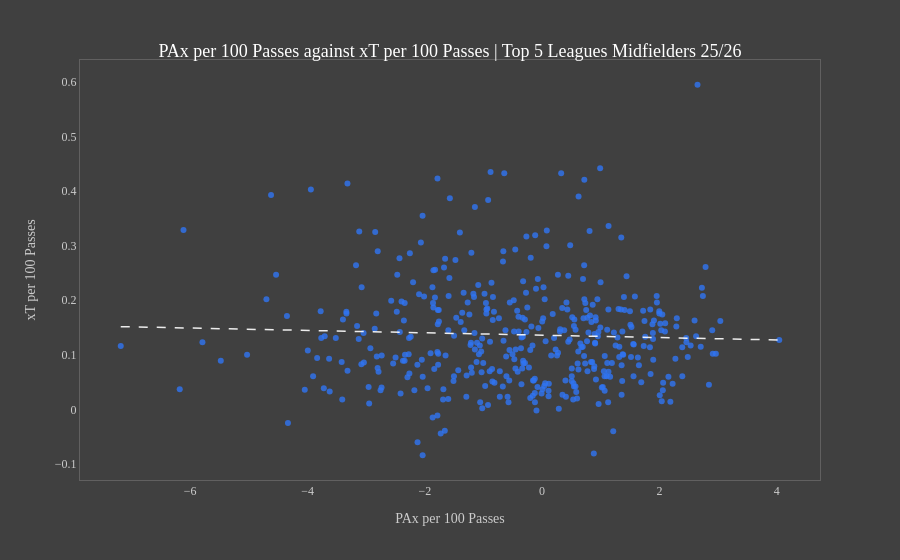

Here is the notebook cell this chart was saved with:
### Markdown cell above
### PAx per 100 passes vs xT per 100 passes

### Code cell
import plotly.express as px
import numpy as np
from scipy.stats import linregress

plot_data = midfielders_df[midfielders_df["matches_played"] >= 20][["name", 
                                                                    "avg_xPass", 
                                                                    "xT_per_100_passes", 
                                                                    "PAx_per_100",
                                                                    "passing_acc"]].dropna().copy()

plot_data["avg_xPass"] = plot_data["avg_xPass"].round(3)
plot_data["xT_per_100_passes"] = plot_data["xT_per_100_passes"].round(3)
plot_data["PAx_per_100"] = plot_data["PAx_per_100"].round(3)
plot_data["passing_acc"] = plot_data["passing_acc"].round(3)

# Regression statistics
x = plot_data["PAx_per_100"]
y = plot_data["xT_per_100_passes"]

regression = linregress(x, y)
r = regression.rvalue
r_squared = r ** 2
p = regression.pvalue

print(f"Correlation (r): {r:.3f}")
print(f"R²: {r_squared:.3f}")
print(f"p-value: {p:.3e}")

fig = px.scatter(
    plot_data,
    x="PAx_per_100",
    y="xT_per_100_passes",
    color_discrete_sequence=["#3074F2"],    
    custom_data=["PAx_per_100",
                 "xT_per_100_passes",
                 "avg_xPass",
                 "passing_acc"],
    
    hover_name="name",
    hover_data={
        "name": False,
        "PAx_per_100": ":.3f",
        "xT_per_100_passes": ":.3f",
        "avg_xPass" : ":.3f",
        "passing_acc" : ":.3f"},
    
    labels={
    "avg_xPass": "Average xPass",
    "xT_per_100_passes" : "xT per 100 passes",
    "PAx_per_100": "PAx per 100 passes",
    "passing_acc": "Passing accuracy (%)"},
    
    trendline="ols",
    trendline_scope = "overall",
    opacity=0.8)

fig.update_traces(
    hovertemplate=(
        "<b>%{hovertext}</b><br>"
        "PAx per 100 Passes: %{customdata[0]:.2f}<br>"
        "xT per 100 Passes: %{customdata[1]:.2f}<br>"
        "Average xPass: %{customdata[2]:.2f}<br>"
        "Passing Accuracy: %{customdata[3]:.2f}%<br>"
        "<extra></extra>"
    ),
    selector=dict(mode="markers")
)


fig.update_traces(
    line=dict(
        color="#fff", 
        width=1.5,          
        dash="dash"       
    ),
    opacity=0.9,
    selector=dict(mode="lines"),
    showlegend = False
)

fig.update_layout(
    template="plotly_dark",
    paper_bgcolor="#404040",
    plot_bgcolor="#404040",
    title={
        "text": "PAx per 100 Passes against xT per 100 Passes | Top 5 Leagues Midfielders 25/26",
        "x": 0.5,
        "xanchor": "center",
        "y": 0.92,
        "font": {
            "family": "DIN Alternate",
            "size": 18,
            "color": "#FFFFFF"
        }
    },
    font={
        "family": "DIN Alternate",
        "size": 12,
        "color": "#CCCCCC"
    },
    xaxis_title="PAx per 100 Passes",
    yaxis_title="xT per 100 Passes",

    xaxis={
        "showgrid": False,
        "gridcolor": "#616060",
        "gridwidth": 1,
        "zeroline": False,
        "mirror" : True,
        "showline": True,
        "linecolor": "#616060"
    },
    yaxis={
        "showgrid": False,
        "gridcolor": "#616060",
        "gridwidth": 1,
        "zeroline": False,
        "mirror" : True,
        "showline": True,
        "linecolor": "#616060"
    },

    height=None,
    autosize = True
)

fig.show()

fig.write_html(Path.cwd().parent / "figures/PAx_per_100_xT_per_100.html",
              config = {"responsive" : True,
                        "displayModeBar" : False})

### Figure 1 — Plotly figure (JSON) as saved in the notebook; plotly's stock layout.template omitted (floating-point values rounded to 4 significant figures; data arrays with more than 128 entries replaced by an {"elided": "..."} marker saying what was removed)
{"data": [{"customdata": {"elided": "412x5 mixed values"}, "hovertemplate": "<b>%{hovertext}</b><br>PAx per 100 Passes: %{customdata[0]:.2f}<br>xT per 100 Passes: %{customdata[1]:.2f}<br>Average xPass: %{customdata[2]:.2f}<br>Passing Accuracy: %{customdata[3]:.2f}%<br><extra></extra>", "hovertext": {"elided": "412 str values"}, "legendgroup": "", "marker": {"color": "#3074F2", "opacity": 0.8, "symbol": "circle"}, "mode": "markers", "name": "", "orientation": "v", "showlegend": false, "type": "scatter", "x": {"elided": "412 float values"}, "xaxis": "x", "y": {"elided": "412 float values"}, "yaxis": "y"}, {"hovertemplate": "<b>OLS trendline</b><br>xT_per_100_passes = -0.00217868 * PAx_per_100 + 0.136043<br>R<sup>2</sup>=0.001763<br><br>PAx per 100 passes=%{x:.3f}<br>xT per 100 passes=%{y:.3f} <b>(trend)</b><extra></extra>", "legendgroup": "Overall Trendline", "line": {"color": "#fff", "dash": "dash", "width": 1.5}, "mode": "lines", "name": "Overall Trendline", "opacity": 0.9, "showlegend": false, "type": "scatter", "x": {"elided": "412 float values"}, "xaxis": "x", "y": {"elided": "412 float values"}, "yaxis": "y"}], "layout": {"autosize": true, "font": {"color": "#CCCCCC", "family": "DIN Alternate", "size": 12}, "legend": {"tracegroupgap": 0}, "margin": {"t": 60}, "paper_bgcolor": "#404040", "plot_bgcolor": "#404040", "title": {"font": {"color": "#FFFFFF", "family": "DIN Alternate", "size": 18}, "text": "PAx per 100 Passes against xT per 100 Passes | Top 5 Leagues Midfielders 25/26", "x": 0.5, "xanchor": "center", "y": 0.92}, "xaxis": {"anchor": "y", "autorange": true, "domain": [0, 1], "gridcolor": "#616060", "gridwidth": 1, "linecolor": "#616060", "mirror": true, "range": [-7.864, 4.723], "showgrid": false, "showline": true, "title": {"text": "PAx per 100 Passes"}, "type": "linear", "zeroline": false}, "yaxis": {"anchor": "x", "autorange": true, "domain": [0, 1], "gridcolor": "#616060", "gridwidth": 1, "linecolor": "#616060", "mirror": true, "range": [-0.1366, 0.6476], "showgrid": false, "showline": true, "title": {"text": "xT per 100 Passes"}, "type": "linear", "zeroline": false}}}
